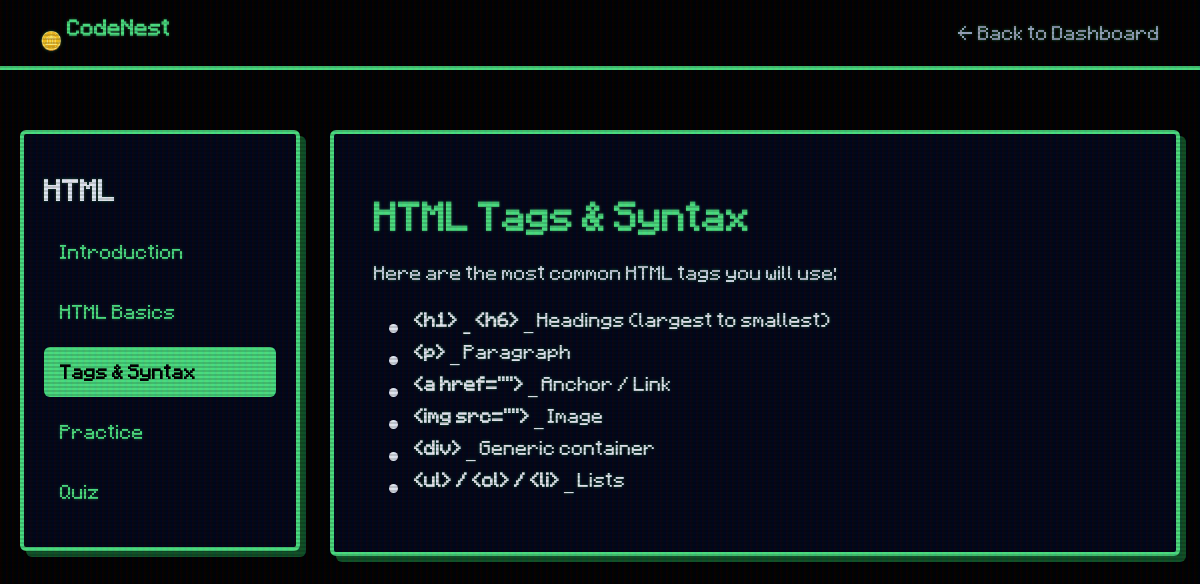
Page /lesson.php?course=HTML&lesson=syntax (signed in) on the committed database.
### tables this page shows
CREATE TABLE IF NOT EXISTS `lessons` (
  `lesson_id`  int(11)      NOT NULL AUTO_INCREMENT,
  `course`     varchar(50)  NOT NULL,
  `slug`       varchar(50)  NOT NULL,
  `title`      varchar(100) NOT NULL,
  `content`    text         NOT NULL,
  `sort_order` int(11)      NOT NULL DEFAULT 0,
  PRIMARY KEY (`lesson_id`),
  UNIQUE KEY `course_slug` (`course`, `slug`)
);

### lesson.php (the view, shortened to what this page needs)
<?php
include 'db.php';
$allowed_courses = ['HTML', 'CSS', 'JavaScript', 'PHP', 'Java', 'C++'];
$course = (isset($_GET['course']) && in_array($_GET['course'], $allowed_courses, true))
    ? $_GET['course']
    : 'HTML';
$allowed_slugs = ['intro', 'basics', 'syntax', 'practice', 'quiz'];
$lesson_slug = (isset($_GET['lesson']) && in_array($_GET['lesson'], $allowed_slugs, true))
    ? $_GET['lesson']
    : 'intro';
$stmt = $conn->prepare(
    "SELECT title, content FROM lessons WHERE course = ? AND slug = ?"
);
$stmt->bind_param("ss", $course, $lesson_slug);
$stmt->execute();
$lesson = $stmt->get_result()->fetch_assoc();
$stmt = $conn->prepare(
    "SELECT slug, title FROM lessons WHERE course = ? ORDER BY sort_order ASC"
);
$stmt->bind_param("s", $course);
$stmt->execute();
$sidebarLessons = $stmt->get_result()->fetch_all(MYSQLI_ASSOC);
$safeCourse = htmlspecialchars($course, ENT_QUOTES, 'UTF-8');
include 'includes/head.php';
?>
<body class="dashboard-page">
<?php include 'includes/navbar_simple.php'; ?>
<div class="lesson-page">
  <div class="lesson-sidebar">
    <h2><?php echo $safeCourse; ?></h2>
    <?php foreach ($sidebarLessons as $item):
        $isActive = ($item['slug'] === $lesson_slug) ? 'active' : '';
        $href = 'lesson.php?course=' . urlencode($course) . '&lesson=' . urlencode($item['slug']);
    ?>
      <a href="<?php echo $href; ?>" class="lesson-item <?php echo $isActive; ?>">
        <?php echo htmlspecialchars($item['title'], ENT_QUOTES, 'UTF-8'); ?>
      </a>
    <?php endforeach; ?>
  </div>
  <div class="lesson-content">
    <?php if ($lesson): ?>
      <?php
      echo $lesson['content'];
      ?>
    <?php else: ?>
      <h1>Lesson Not Found</h1>
      <p>This lesson is not available yet. Check back soon!</p>
    <?php endif; ?>
  </div>
</div>
<?php include 'includes/footer.php'; ?>

### UI.css (style rules this page uses)
:root { --bg-color: #000000; --card-bg: #020617; --primary-color: #4ade80; --text-color: #e2e8f0; --muted-color: #94a3b8; --shadow-color: #0f5127; --danger-color: #ff0000; --warning-color: #ffb000; --text-shadow-glow: 0 0 3px rgba(74, 222, 128, 0.4); --border-radius: 6px; }
*, *::before, *::after { box-sizing: border-box; }
html, body { margin: 0; padding: 0; min-height: 100%; width: 100%; background: var(--bg-color); color: var(--text-color); overflow-x: hidden; font-family: 'Minecraft', monospace; image-rendering: pixelated; text-shadow: var(--text-shadow-glow); }
body { min-height: 100vh; }
body::before { content: " "; display: block; position: fixed; top: 0; left: 0; bottom: 0; right: 0; background: linear-gradient(rgba(18, 16, 16, 0) 50%, rgba(0, 0, 0, 0.15) 50%), linear-gradient(90deg, rgba(255, 0, 0, 0.06), rgba(0, 255, 0, 0.02), rgba(0, 0, 255, 0.06)); z-index: 9999; background-size: 100% 4px, 6px 100%; pointer-events: none; }
.dashboard-page { display: block !important; width: 100%; min-height: 100vh; }
.lesson-page { display: flex; max-width: 1400px; margin: 40px auto; gap: 30px; padding: 20px; }
.lesson-sidebar { width: 280px; background: var(--card-bg); border: 4px solid var(--primary-color); box-shadow: 6px 6px 0 var(--shadow-color); border-radius: var(--border-radius); padding: 20px; height: fit-content; }
.lesson-sidebar h2 { margin-bottom: 20px; }
.lesson-item { display: block; padding: 14px 16px; margin-bottom: 10px; border-radius: var(--border-radius); text-decoration: none; color: var(--primary-color); background: transparent; transition: none; cursor: pointer; }
.lesson-item.active { background: var(--primary-color); color: var(--bg-color); font-weight: bold; }
.lesson-content { flex: 1; background: var(--card-bg); border: 4px solid var(--primary-color); box-shadow: 6px 6px 0 var(--shadow-color); border-radius: var(--border-radius); padding: 40px; }
.lesson-content h1 { margin-bottom: 20px; color: var(--primary-color); text-shadow: var(--text-shadow-glow); }
.lesson-content p { line-height: 1.8; color: #cbd5e1; }
.lesson-content ul { line-height: 2; }

### rows in the picture
lessons: title "Introduction"
lessons: title "HTML Basics"
lessons: title "Tags & Syntax", content "HTML Tags & Syntax Here are the most common HTML tags you will use: <h1> – <h6> — Headings (largest to smallest) <p> — Paragraph <a href=\"\"> — Anchor / Link <img src=\"\"> — Image <div> — Generic container <ul> / <ol> / <li> — Lists"
lessons: title "Practice"
lessons: title "Quiz"

### other values in the picture
$safeCourse "HTML"
